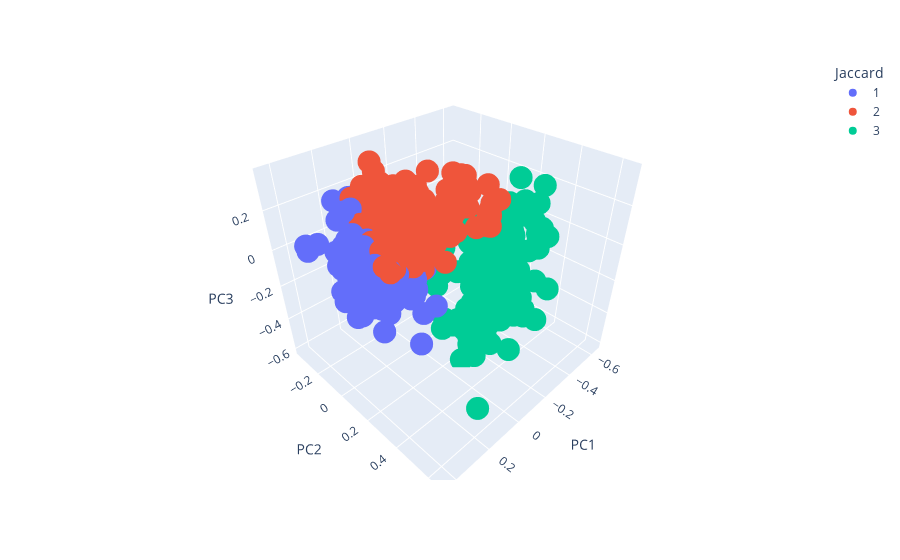

Notebook cell for this chart:
### Markdown cell above
#### Kmeans Jaccard Clusters

### Code cell
jac_dist_epi1 = px.scatter_3d(jac_dist_epi1, x = 'PC1', y = 'PC2', z = 'PC3', color = 'Jaccard',
                             category_orders = {'Jaccard': [1, 2, 3, 4]})
jac_dist_epi1.show()

### Figure 1 — Plotly figure (JSON) as saved in the notebook; plotly's stock layout.template omitted (floating-point values rounded to 4 significant figures; data arrays with more than 128 entries replaced by an {"elided": "..."} marker saying what was removed)
{"data": [{"hovertemplate": "Jaccard=1<br>PC1=%{x}<br>PC2=%{y}<br>PC3=%{z}<extra></extra>", "legendgroup": "1", "marker": {"color": "#636efa", "symbol": "circle"}, "mode": "markers", "name": "1", "scene": "scene", "showlegend": true, "type": "scatter3d", "x": {"elided": "687 float values"}, "y": {"elided": "687 float values"}, "z": {"elided": "687 float values"}}, {"hovertemplate": "Jaccard=2<br>PC1=%{x}<br>PC2=%{y}<br>PC3=%{z}<extra></extra>", "legendgroup": "2", "marker": {"color": "#EF553B", "symbol": "circle"}, "mode": "markers", "name": "2", "scene": "scene", "showlegend": true, "type": "scatter3d", "x": {"elided": "903 float values"}, "y": {"elided": "903 float values"}, "z": {"elided": "903 float values"}}, {"hovertemplate": "Jaccard=3<br>PC1=%{x}<br>PC2=%{y}<br>PC3=%{z}<extra></extra>", "legendgroup": "3", "marker": {"color": "#00cc96", "symbol": "circle"}, "mode": "markers", "name": "3", "scene": "scene", "showlegend": true, "type": "scatter3d", "x": {"elided": "207 float values"}, "y": {"elided": "207 float values"}, "z": {"elided": "207 float values"}}], "layout": {"legend": {"title": {"text": "Jaccard"}, "tracegroupgap": 0}, "margin": {"t": 60}, "scene": {"domain": {"x": [0, 1], "y": [0, 1]}, "xaxis": {"title": {"text": "PC1"}}, "yaxis": {"title": {"text": "PC2"}}, "zaxis": {"title": {"text": "PC3"}}}}}
